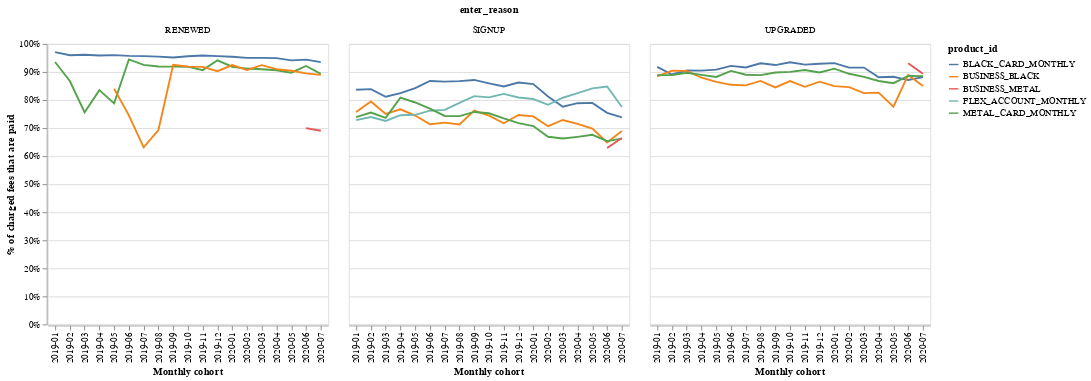

This figure's notebook cell:
### Markdown cell above
## % of charges that are paid

### Code cell
data = df

# drop all discount_flg and overwrite_flg = True
data = data.loc[(data["discount_flg"] == False) & (data["override_flg"] == False), :]

# trim market
data["market"] = data["market"].str.strip()

# drop UK
data = data.loc[data["market"] != "GBR", :]

# keep only payments that were charged
data = data.loc[data["charged"] == True, :]

# restrict on relevant cohorts
data = data.loc[
    pd.to_datetime(data["subscription_valid_from"]) < pd.to_datetime("2020-08-01"), :
]
data = data.loc[
    pd.to_datetime(data["subscription_valid_from"]) >= pd.to_datetime("2019-01-01"), :
]

# convert to monthly cohorts
data["month"] = pd.to_datetime(data["subscription_valid_from"]).dt.to_period("M")

# drop downgraders
data = data.loc[data["enter_reason"] != "DOWNGRADED", :]

data = (
    data.groupby(["month", "product_id", "enter_reason"])["paid"]
    .agg("mean")
    .reset_index()
)

data["month"] = data["month"].astype(str)

alt.Chart(data).mark_line().encode(
    x=alt.X("month:N", axis=alt.Axis(title="Monthly cohort")),
    y=alt.Y(
        "paid:Q", axis=alt.Axis(format="%", title="% of charged fees that are paid")
    ),
    color="product_id:N",
).properties(width=300, height=300, title="% of charged fees that are paid").facet(
    facet="enter_reason:N", columns=3
)

### Figure 1 — Vega-Lite specification as saved in the notebook (floating-point values rounded to 4 significant figures; data arrays with more than 128 entries replaced by an {"elided": "..."} marker saying what was removed)
{"config": {"view": {"continuousWidth": 400, "continuousHeight": 300}}, "data": {"name": "data-dc8d93f1e7f9797f8c2547346cb4f912"}, "facet": {"type": "nominal", "field": "enter_reason"}, "spec": {"mark": "line", "encoding": {"color": {"type": "nominal", "field": "product_id"}, "x": {"type": "nominal", "axis": {"title": "Monthly cohort"}, "field": "month"}, "y": {"type": "quantitative", "axis": {"format": "%", "title": "% of charged fees that are paid"}, "field": "paid"}}, "height": 300, "title": "% of charged fees that are paid", "width": 300}, "columns": 3, "$schema": "https://vega.github.io/schema/vega-lite/v4.8.1.json", "datasets": {"data-dc8d93f1e7f9797f8c2547346cb4f912": {"elided": "192 records"}}}
